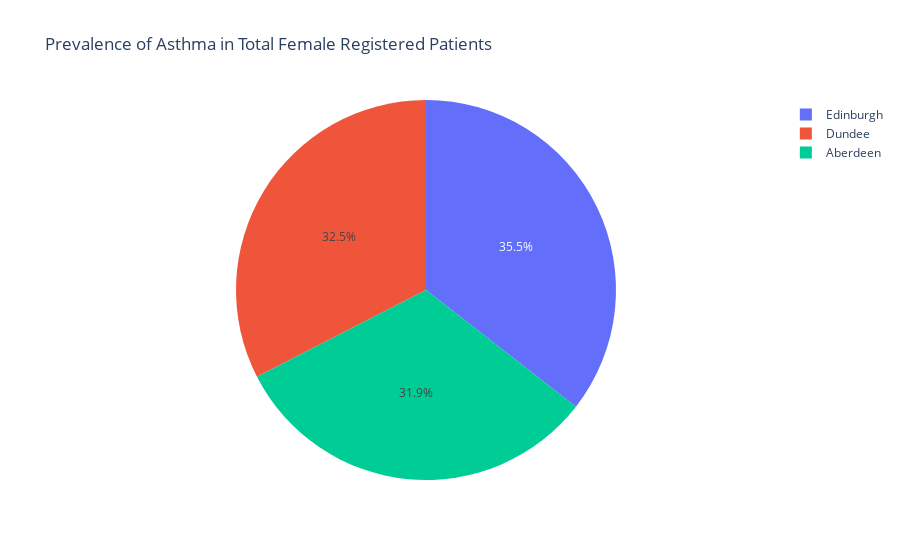
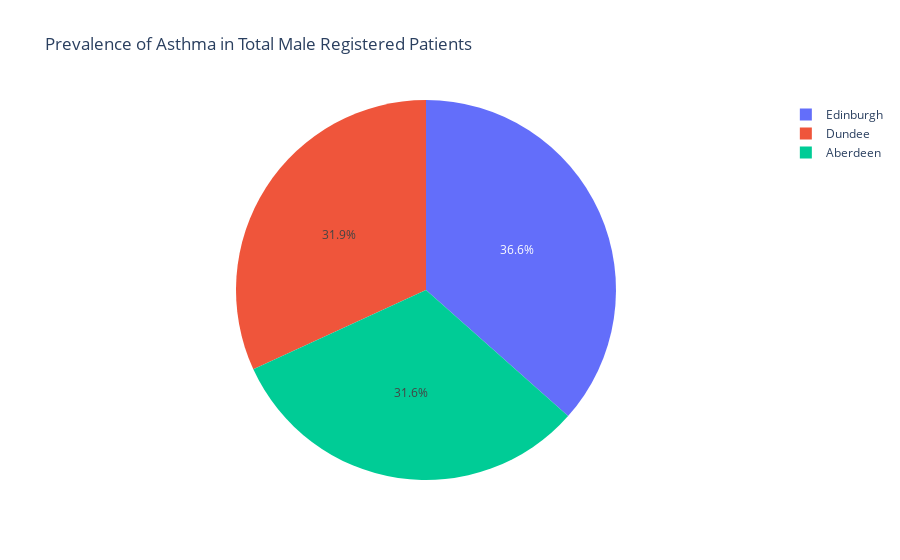

Notebook source saved alongside these figures, in order:
### Markdown cell above
Next, we analyzed the gender breakdown for the disease. According to Asthma and Allergy Foundation of America, asthma is more common in adult females compared to males [6]. This is attributed to female sex hormones, that lead to poor asthma control [7]. We decided to test this statistic in Edinburgh, Aberdeen and Dundee in Scotland. 

The number of female/male asthma patients was normalized against the total registered patients to standardize the figures. Additionally, the genders were analyzed separately to compare the figures across the three cities. 

The first pie chart represents the percentage of female asthma patients in the three cities while the second one represents the figures for the male population. Each slice represents the absolute percentage for each city, and the pie chart as a whole demonstrates a relative comparison across the cities.

### Code cell
# merge patient by city and gender asthma to determine total registered patients and compare it to the genders of the asthma patients
normalised_gender = pd.merge(patient_by_city, gender_asthma, left_on='Cluster', right_on='GPPractice/Area')
# normalise the number of female asthma patients by the total registered patients in the three cities
normalised_gender['Normalized Female Asthma Patients (%)'] = (normalised_gender['Female Asthma Patients'] / normalised_gender['Total Patients']) * 100
# pie chart representing the normalised female patients by city and comparing the number across the three cities
fig = px.pie(normalised_gender, values='Normalized Female Asthma Patients (%)', names='Cluster', title='Prevalence of Asthma in Total Female Registered Patients')
fig.show()

# normalise the number of male asthma patients by the total registered patients in the three cities
normalised_gender['Normalized Male Asthma Patients (%)'] = (normalised_gender['Male Asthma Patients'] / normalised_gender['Total Patients']) * 100
# pie chart representing the normalised male patients by city and comparing the number across the three cities
fig = px.pie(normalised_gender, values='Normalized Male Asthma Patients (%)', names='Cluster', title='Prevalence of Asthma in Total Male Registered Patients')
fig.show()

### Figure 1 — Plotly figure (JSON) as saved in the notebook; plotly's stock layout.template omitted (floating-point values rounded to 4 significant figures)
{"data": [{"domain": {"x": [0, 1], "y": [0, 1]}, "hovertemplate": "Cluster=%{label}<br>Normalized Female Asthma Patients (%)=%{value}<extra></extra>", "labels": ["Aberdeen", "Aberdeen", "Aberdeen", "Aberdeen", "Aberdeen", "Aberdeen", "Aberdeen", "Aberdeen", "Dundee", "Dundee", "Dundee", "Dundee", "Dundee", "Dundee", "Dundee", "Dundee", "Edinburgh", "Edinburgh", "Edinburgh", "Edinburgh", "Edinburgh", "Edinburgh", "Edinburgh", "Edinburgh"], "legendgroup": "", "name": "", "showlegend": true, "type": "pie", "values": [0.04735, 0.1557, 0.3585, 0.4052, 0.4218, 0.4611, 0.3731, 0.4266, 0.0635, 0.1964, 0.4077, 0.3969, 0.3885, 0.4752, 0.3861, 0.3864, 0.04725, 0.1829, 0.4087, 0.4391, 0.4691, 0.5326, 0.4052, 0.4626]}], "layout": {"legend": {"tracegroupgap": 0}, "title": {"text": "Prevalence of Asthma in Total Female Registered Patients"}}}

### Figure 2 — Plotly figure (JSON) as saved in the notebook; plotly's stock layout.template omitted (floating-point values rounded to 4 significant figures)
{"data": [{"domain": {"x": [0, 1], "y": [0, 1]}, "hovertemplate": "Cluster=%{label}<br>Normalized Male Asthma Patients (%)=%{value}<extra></extra>", "labels": ["Aberdeen", "Aberdeen", "Aberdeen", "Aberdeen", "Aberdeen", "Aberdeen", "Aberdeen", "Aberdeen", "Dundee", "Dundee", "Dundee", "Dundee", "Dundee", "Dundee", "Dundee", "Dundee", "Edinburgh", "Edinburgh", "Edinburgh", "Edinburgh", "Edinburgh", "Edinburgh", "Edinburgh", "Edinburgh"], "legendgroup": "", "name": "", "showlegend": true, "type": "pie", "values": [0.08098, 0.1888, 0.284, 0.3195, 0.3465, 0.3376, 0.2813, 0.2388, 0.09438, 0.2359, 0.3143, 0.3029, 0.3084, 0.3648, 0.2541, 0.2199, 0.0714, 0.2443, 0.3341, 0.3648, 0.3888, 0.4206, 0.3013, 0.2783]}], "layout": {"legend": {"tracegroupgap": 0}, "title": {"text": "Prevalence of Asthma in Total Male Registered Patients"}}}
